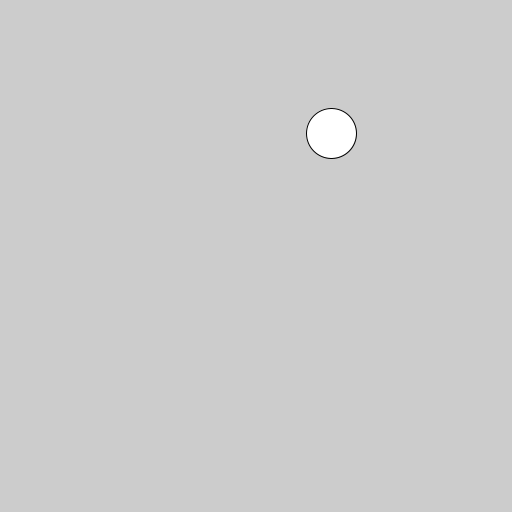
Frame 1 (no input)
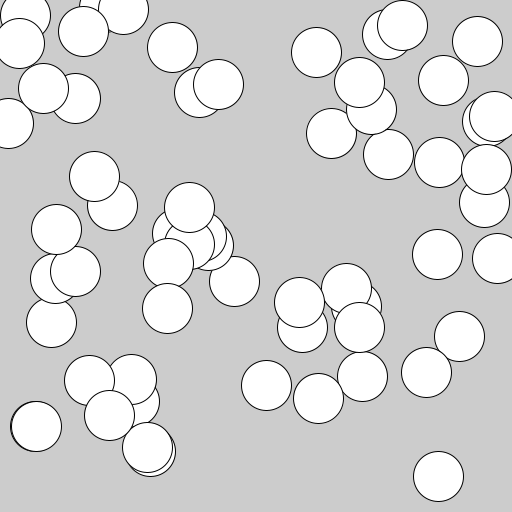
Frame 60 (the mouse pressed at the canvas centre just before this capture)
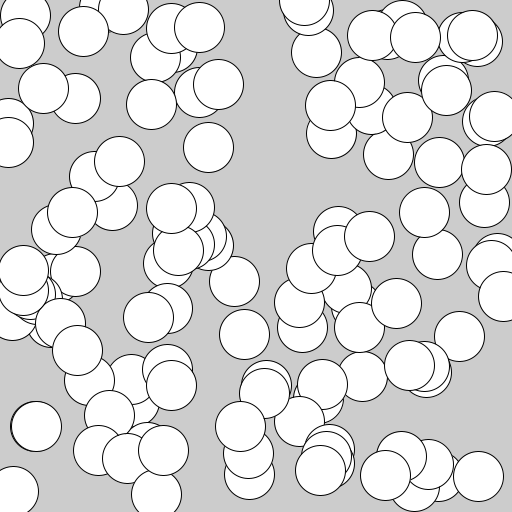
Frame 120 (the mouse held since frame 60 and released just before this capture)

The Processing sketch that drew these frames (run headless with seeded random() and noise(); from frame 60 on, the mouse is pressed at the canvas centre):

// Processing sketch: helloworld3
// ── helloworld3.pde
void setup() {
    size(512, 512);
}

void draw() {
    //background(204); //uncomment this line and see what happens
    ellipse(random(0, 512), random(0, 512), 50, 50); 
}
